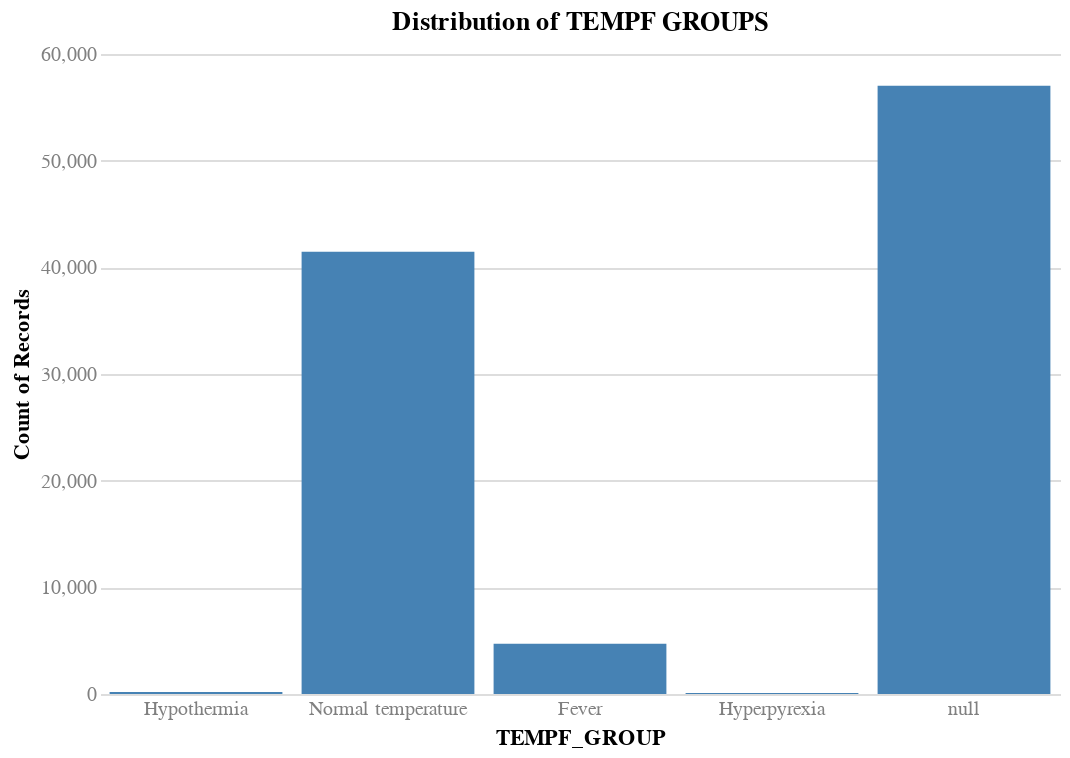

Notebook code for this chart:
### Code cell
# Bin the TEMPF as fever status
# <95 = Hypothermia
# 95-99 = Normal temperature
# 99-100 = Low grade fever
# 100-103 = Fever
# >=103 = Hyperpyrexia

tempf_groups = ['Hypothermia', 'Normal temperature', 'Low grade fever', 'Fever', 'Hyperpyrexia']

def bin_tempf(tempf):
    if pd.isna(tempf): return None
    elif tempf < 95: return 'Hypothermia'
    elif tempf < 99: return 'Normal temperature'
    #elif tempf < 100: return 'Low grade fever'
    elif tempf < 103: return 'Fever'
    else: return 'Hyperpyrexia'

X_train['TEMPF_GROUP'] = X_train['TEMPF'].apply(bin_tempf)

# Check the distribution of TEMPF groups
chart(
    df=X_train,
    x=alt.X('TEMPF_GROUP:O', sort=tempf_groups),
    y='count()',
    title='Distribution of TEMPF GROUPS',
).mark_bar()

### Figure 1 — Vega specification as saved in the notebook (floating-point values rounded to 4 significant figures)
{"$schema": "https://vega.github.io/schema/vega/v5.json", "data": [{"name": "source_0"}, {"name": "data_0", "values": [{"TEMPF_GROUP": "Normal temperature", "__count": 41469}, {"TEMPF_GROUP": null, "__count": 57028}, {"TEMPF_GROUP": "Fever", "__count": 4721}, {"TEMPF_GROUP": "Hypothermia", "__count": 181}, {"TEMPF_GROUP": "Hyperpyrexia", "__count": 87}]}, {"name": "source_0_x_domain_TEMPF_GROUP", "values": [{"TEMPF_GROUP": "Normal temperature", "sort_field": 1.0}, {"TEMPF_GROUP": null, "sort_field": 5.0}, {"TEMPF_GROUP": "Fever", "sort_field": 3.0}, {"TEMPF_GROUP": "Hypothermia", "sort_field": 0.0}, {"TEMPF_GROUP": "Hyperpyrexia", "sort_field": 4.0}]}, {"name": "data_0_y_domain___count", "values": [{"min": 87, "max": 57028}]}], "marks": [{"type": "rect", "name": "marks", "from": {"data": "data_0"}, "encode": {"update": {"width": {"signal": "max(0.25, bandwidth('x'))"}, "fill": {"value": "steelblue"}, "x": {"field": "TEMPF_GROUP", "scale": "x"}, "y2": {"value": 0, "scale": "y"}, "y": {"field": "__count", "scale": "y"}}}, "style": ["bar"]}], "scales": [{"name": "x", "type": "band", "domain": {"data": "source_0_x_domain_TEMPF_GROUP", "field": "TEMPF_GROUP", "sort": {"op": "max", "field": "sort_field"}}, "range": [0, {"signal": "width"}], "paddingInner": 0.1, "paddingOuter": 0.05}, {"name": "y", "type": "linear", "domain": [{"signal": "(data(\"data_0_y_domain___count\")[0] || {}).min"}, {"signal": "(data(\"data_0_y_domain___count\")[0] || {}).max"}], "range": [{"signal": "height"}, 0], "zero": true, "nice": true}], "axes": [{"scale": "y", "gridScale": "x", "grid": true, "minExtent": 0, "zindex": 0, "domain": false, "maxExtent": 0, "orient": "left", "ticks": false, "labels": false, "aria": false, "tickCount": {"signal": "ceil(height/40)"}}, {"scale": "x", "title": "TEMPF_GROUP", "orient": "bottom", "labelBaseline": "top", "zindex": 0, "grid": false}, {"scale": "y", "labelAlign": "right", "title": "Count of Records", "tickCount": {"signal": "ceil(height/40)"}, "zindex": 0, "labelOverlap": true, "orient": "left", "grid": false}], "title": {"text": "Distribution of TEMPF GROUPS", "frame": "group"}, "style": "cell", "height": 320, "padding": 5, "background": "white", "width": 480, "config": {"axis": {"domain": false, "labelAngle": 0, "labelColor": "gray", "labelFontSize": 10, "ticks": false}, "style": {"guide-label": {"font": "Helvetica Neue"}, "guide-title": {"font": "Helvetica Neue"}, "group-title": {"font": "Helvetica Neue"}, "group-subtitle": {"font": "Helvetica Neue"}, "cell": {"stroke": null}, "text": {"font": "Helvetica Neue"}}}}
